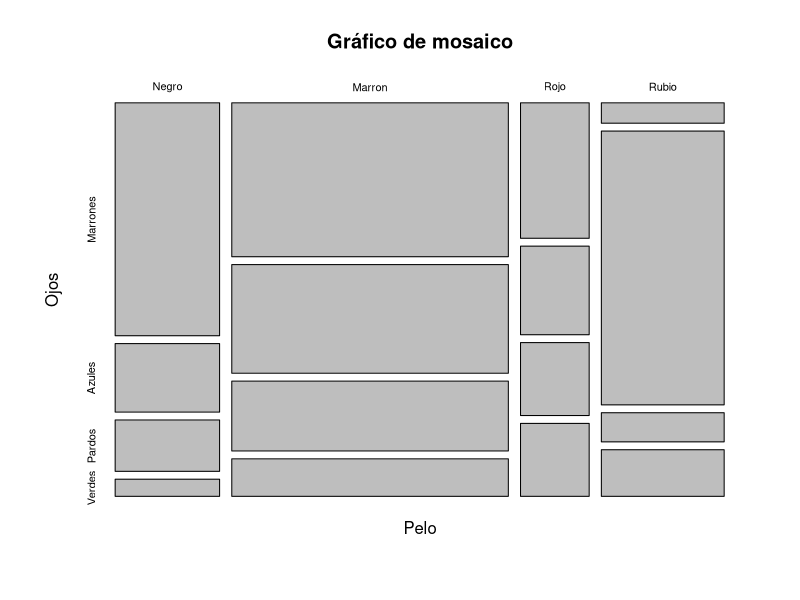
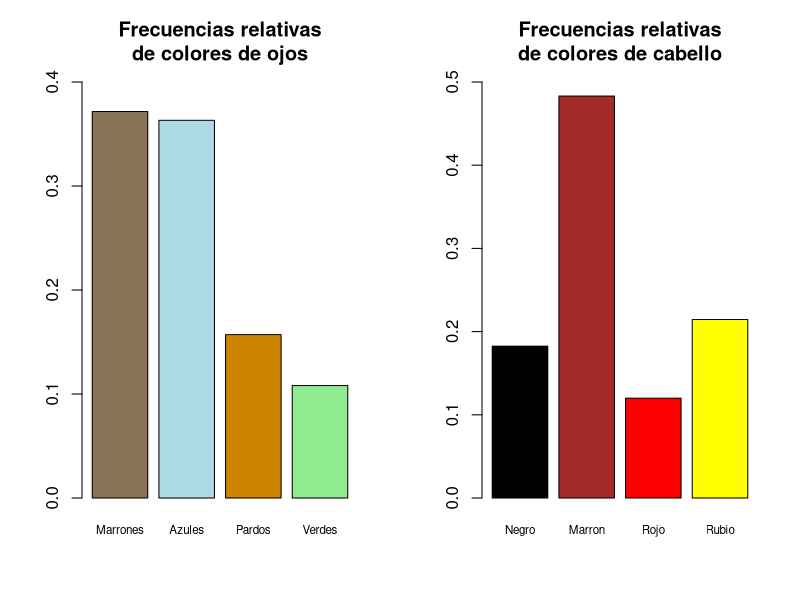
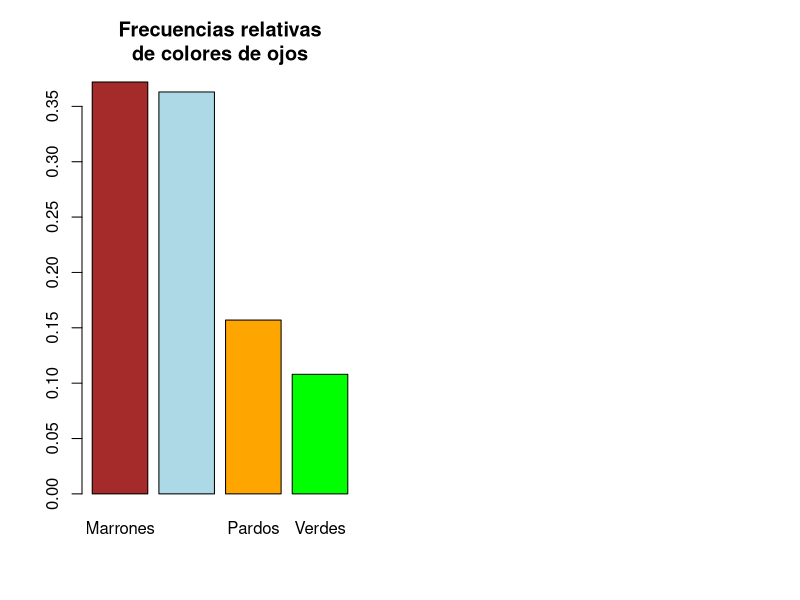
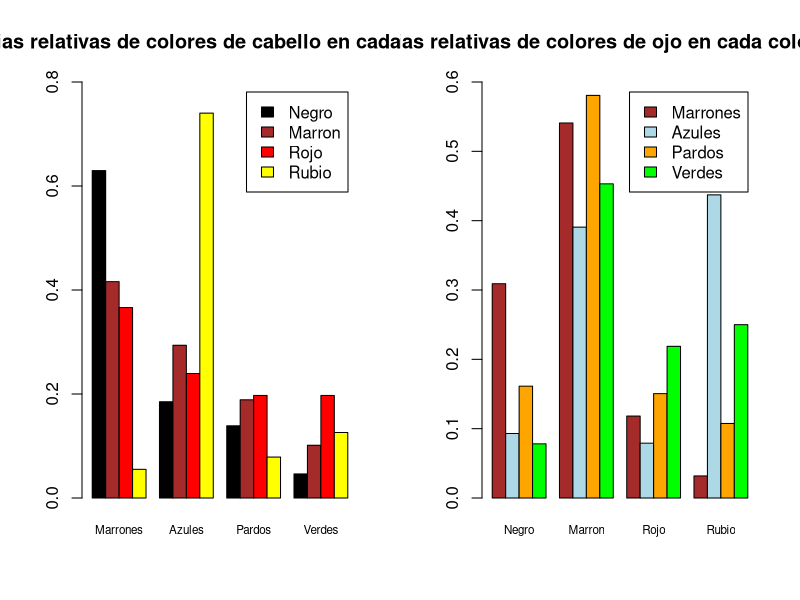

Write the R code that produced these figures, in order.
## ---- chunk 1
ftable(HairEyeColor)
male <- HairEyeColor[,,"Male"]
ftable(male)
female <- HairEyeColor[,,"Female"]
ftable(female)
data <- as.table(male + female)
data
## ---- chunk 2
dimnames(data) = list(
  Pelo = c("Negro","Marron","Rojo", "Rubio"), 
  Ojos = c("Marrones", "Azules", "Pardos", "Verdes"))
data
## ---- chunk 3
plot(data, main="Gráfico de mosaico")
## ---- chunk 4
sum(data)
colSums(data)
rowSums(data)
round(prop.table(colSums(data)), 3)
round(prop.table(rowSums(data)), 3)
## ---- chunk 5
par(mfrow=c(1,2))
barplot(prop.table(colSums(data)), 
        col=c("burlywood4","lightblue","orange3","lightgreen"),
        main="Frecuencias relativas\nde colores de ojos",
        ylim = c(0, 0.4),
        cex.names=0.7)
barplot(prop.table(rowSums(data)), col=c("black","brown","red","yellow"),
        main="Frecuencias relativas\nde colores de cabello",
        ylim = c(0, 0.5),
        cex.names=0.7)
## ---- chunk 6
barplot(round(prop.table(colSums(data)), 3),
        col=c("brown", "lightblue", "orange", "green"),
        main="Frecuencias relativas\nde colores de ojos",
        names.arg=c("Marrones", "Azules", "Pardos", "Verdes")  # Especificar etiquetas
)
## ---- chunk 7
data
prop.table(data)
prop.table(data, margin = 1)
prop.table(data, margin = 2)
## ---- chunk 8
par(mfrow=c(1,2))
barplot(prop.table(data, margin = 1),beside = TRUE, legend.text = TRUE,
        main = "Frecuencias relativas de colores de cabello en cada color de ojos",
        col=c("black","brown","red","yellow"),
        ylim = c(0,0.8),
        cex.names=0.7
        )
barplot(t(prop.table(data, margin = 2)),beside = TRUE, legend.text = TRUE,
        main = "Frecuencias relativas de colores de ojo en cada color de cabellos",
        col=c("brown", "lightblue", "orange", "green"),
        ylim = c(0,0.6),
        cex.names=0.7
        )
